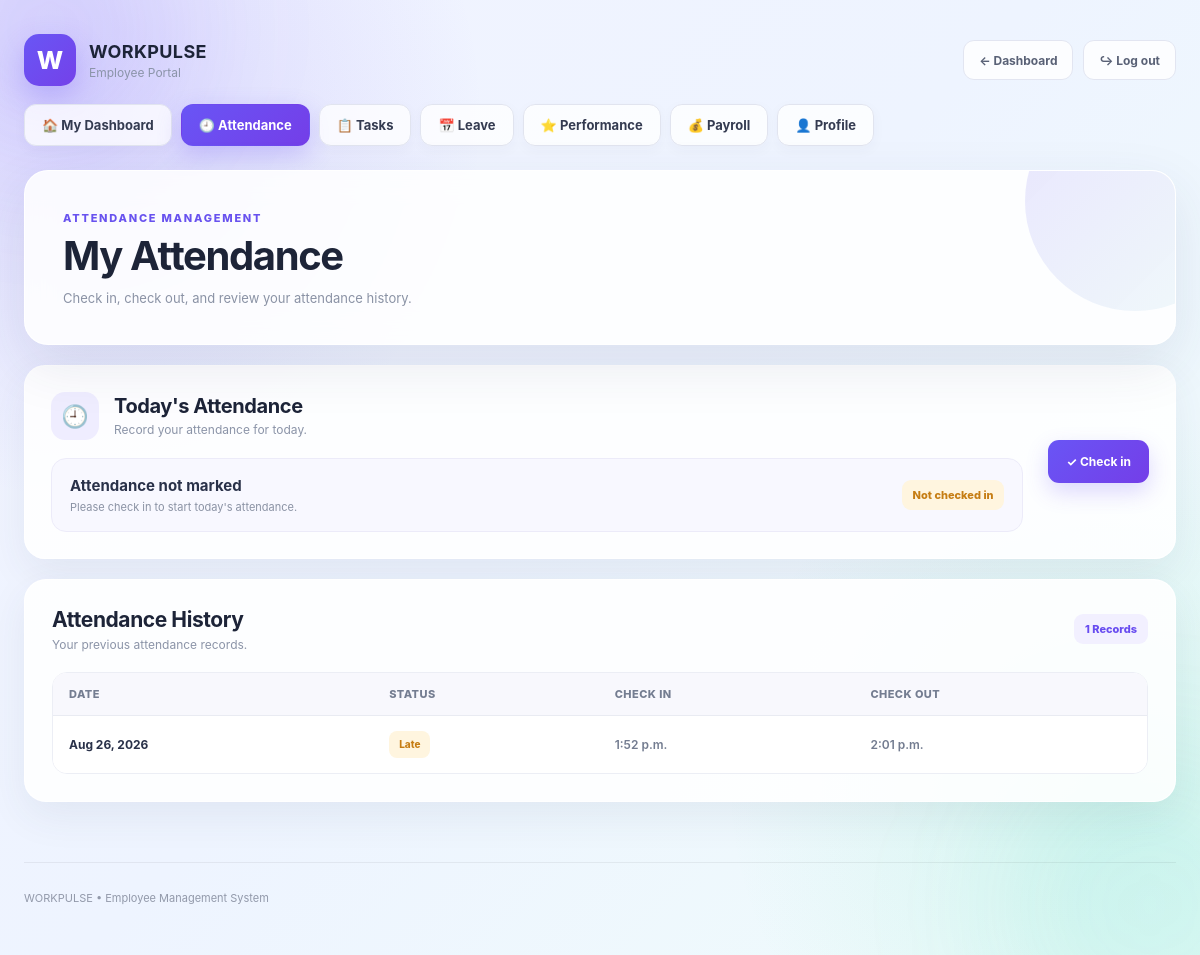
The page /employee/attendance/ (signed in) on the database its author committed.
### core/models.py (models this page shows, shortened)
class Attendance(models.Model):
    STATUS_CHOICES = [
        ('present', 'Present'),
        ('absent', 'Absent'),
        ('late', 'Late'),
        ('half_day', 'Half Day'),
        ('leave', 'Leave'),
    ]
    employee = models.ForeignKey(
        Employee,
        on_delete=models.CASCADE,
        related_name='attendances'
    )
    date = models.DateField()
    status = models.CharField(
        max_length=20,
        choices=STATUS_CHOICES,
        default='present'
    )
    check_in = models.TimeField(
        null=True,
        blank=True
    )
    check_out = models.TimeField(
        null=True,
        blank=True
    )
    class Meta:
        constraints = [
            models.UniqueConstraint(
                fields=['employee', 'date'],
                name='unique_employee_attendance_per_day'
            )
        ]
        ordering = ['-date']

### core/views.py (the view)
@employee_required
def employee_attendance(request):
    employee = request.user.employee_profile
    return render(request, 'core/employee_attendance.html', {
        'employee': employee,
        'attendances': employee.attendances.all(),
        'today_attendance': employee.attendances.filter(date=timezone.localdate()).first(),
    })

### core/context_processors.py (called while the page is built)
def workpulse_notifications(request):
    if not request.user.is_authenticated:
        return {}
    notifications = Notification.objects.filter(recipient=request.user)
    return {
        'unread_notifications': notifications.filter(read_at__isnull=True)[:5],
        'unread_notification_count': notifications.filter(read_at__isnull=True).count(),
    }

### core/views.py (called while the page is built)
def employee_required(view):
    return never_cache(user_passes_test(
        lambda user: user.is_authenticated and hasattr(user, 'employee_profile'),
        login_url='employee_login',
    )(view))

### core/templates/core/employee_attendance.html (shortened to what this page needs)
{% load static %}
<!DOCTYPE html>
<html lang="en">
<head>
    <link
        rel="stylesheet"
        href="{% static 'core/css/style.css' %}"
    >
</head>
<body class="employee-attendance-page">
    <div class="attendance-orb one"></div>
    <div class="attendance-orb two"></div>
    <main class="attendance-shell">
        <header class="attendance-header">
            <div class="attendance-brand">
                <div class="attendance-logo">
                    W
                </div>
                <div>
                    <strong>
                        WORKPULSE
                    </strong>
                    <span>
                        Employee Portal
                    </span>
                </div>
            </div>
            <div class="attendance-top-actions">
                <a
                    href="{% url 'employee_dashboard' %}"
                    class="top-btn"
                >
                    ← Dashboard
                </a>
                <a
                    href="{% url 'logout' %}"
                    class="top-btn"
                >
                    ↪ Log out
                </a>
            </div>
        </header>
        <nav class="attendance-nav">
            <a href="{% url 'employee_dashboard' %}">
                🏠 My Dashboard
            </a>
            <a
                href="{% url 'employee_attendance' %}"
                class="active"
            >
                🕘 Attendance
            </a>
            <a href="{% url 'employee_tasks' %}">
                📋 Tasks
            </a>
            <a href="{% url 'employee_leave' %}">
                📅 Leave
            </a>
            <a href="{% url 'employee_performance' %}">
                ⭐ Performance
            </a>
            <a href="{% url 'employee_payroll' %}">
                💰 Payroll
            </a>
            <a href="{% url 'employee_profile' %}">
                👤 Profile
            </a>
        </nav>
        <section class="attendance-hero">
            <div class="hero-content">
                <span class="eyebrow">
                    ATTENDANCE MANAGEMENT
                </span>
                <h1>
                    My Attendance
                </h1>
                <p>
                    Check in, check out, and review your attendance history.
                </p>
            </div>
        </section>
        <section class="today-card">
            <div>
                <div class="today-heading">
                    <div class="today-icon">
                        🕘
                    </div>
                    <div>
                        <h2>
                            Today's Attendance
                        </h2>
                        <p>
                            Record your attendance for today.
                        </p>
                    </div>
                </div>
                <div class="today-status">
                    <div class="status-main">
                        {% if today_attendance %}
                            {% if today_attendance.check_out %}
                                <strong>
                                    ✓ Attendance completed
                                </strong>
                                <span>
                                    Check-in:
                                    {{ today_attendance.check_in }}
                                    &nbsp; • &nbsp;
                                    Check-out:
                                    {{ today_attendance.check_out }}
                                </span>
                            {% else %}
                                <strong>
                                    ✓ Checked in
                                </strong>
                                <span>
                                    Check-in:
                                    {{ today_attendance.check_in }}
                                    &nbsp; • &nbsp;
                                    Check-out pending
                                </span>
                            {% endif %}
                        {% else %}
                            <strong>
                                Attendance not marked
                            </strong>
                            <span>
                                Please check in to start today's attendance.
                            </span>
                        {% endif %}
                    </div>
                    {% if today_attendance %}
                        {% if today_attendance.check_out %}
                            <span class="status-badge">
                                Completed
                            </span>
                        {% else %}
                            <span class="status-badge pending">
                                In progress
                            </span>
                        {% endif %}
                    {% else %}
                        <span class="status-badge pending">
                            Not checked in
                        </span>
                    {% endif %}
                </div>
            </div>
            <div class="attendance-actions">
                {% if not today_attendance %}
                    <form
                        method="post"
                        action="{% url 'employee_check_in' %}"
                    >
                        <button
                            type="submit"
                            class="attendance-btn"
                        >
                            ✓ Check in
                        </button>
                    </form>
                {% endif %}
            </div>
        </section>
        <section class="history-card">
            <div class="section-heading">
                <div>
                    <h2>
                        Attendance History
                    </h2>
                    <p>
                        Your previous attendance records.
                    </p>
                </div>
                {% if attendances %}
                    <span class="record-count">
                        {{ attendances|length }} Records
                    </span>
                {% endif %}
            </div>
            <div class="attendance-table-wrap">
                <table class="attendance-table">
                    <thead>
                        <tr>
                            <th>
                                Date
                            </th>
                            <th>
                                Status
                            </th>
                            <th>
                                Check in
                            </th>
                            <th>
                                Check out
                            </th>
                        </tr>
                    </thead>
                    <tbody>
                        {% for item in attendances %}
                            <tr>
                                <td class="date-cell">
                                    {{ item.date|date:"M d, Y" }}
                                </td>
                                <td>
                                    {% with status=item.get_status_display|lower %}
                                        <span
                                            class="table-status
                                            {% if status == 'present' %}
                                                present
                                            {% elif status == 'late' %}
                                                late
                                            {% elif status == 'absent' %}
                                                absent
                                            {% endif %}"
                                        >
                                            {{ item.get_status_display }}
                                        </span>
                                    {% endwith %}
                                </td>
                                <td class="time-cell">
                                    {% if item.check_in %}
                                        {{ item.check_in }}
                                    {% else %}
                                        —
                                    {% endif %}
                                </td>
                                <td class="time-cell">
                                    {% if item.check_out %}
                                        {{ item.check_out }}
                                    {% else %}
                                        —
                                    {% endif %}
                                </td>
                            </tr>
                        {% endfor %}
                    </tbody>
                </table>
            </div>
        </section>
        <footer class="attendance-footer">
            WORKPULSE • Employee Management System
        </footer>
    </main>
</body>
</html>

### core/static/core/css/style.css (style rules this page uses)
* { margin: 0; padding: 0; box-sizing: border-box; }
html { scroll-behavior: smooth; }
body { font-family: "Segoe UI", Arial, sans-serif; min-height: 100vh; color: #172033; overflow-x: hidden; background: radial-gradient(circle at 10% 20%, rgba(99,102,241,.14), transparent 30%), radial-gradient(circle at 90% 80%, rgba(16,185,129,.12), transparent 30%), linear-gradient(135deg, #f8f9ff, #eef2ff 50%, #f5fbff); }
.hero-content { max-width: 650px; z-index: 2; }
.eyebrow, .section-label { color: #6366f1; font-size: 11px; font-weight: 800; letter-spacing: 2px; }
.section-heading { display: flex; justify-content: space-between; align-items: end; margin-bottom: 25px; }
.section-heading h2 { font-size: 34px; margin-top: 5px; }
.section-heading p { color: #98a2b3; margin-top: 5px; }
footer { display: flex; justify-content: space-between; margin-top: 60px; padding-top: 25px; border-top: 1px solid rgba(0,0,0,.06); color: #98a2b3; font-size: 11px; }

### rows shown on the page
Attendance: date "Aug 26, 2026", status "Late", check_in "1:52 p.m.", check_out "2:01 p.m."

### other values the page prints
{{ attendances|length }} "1"
